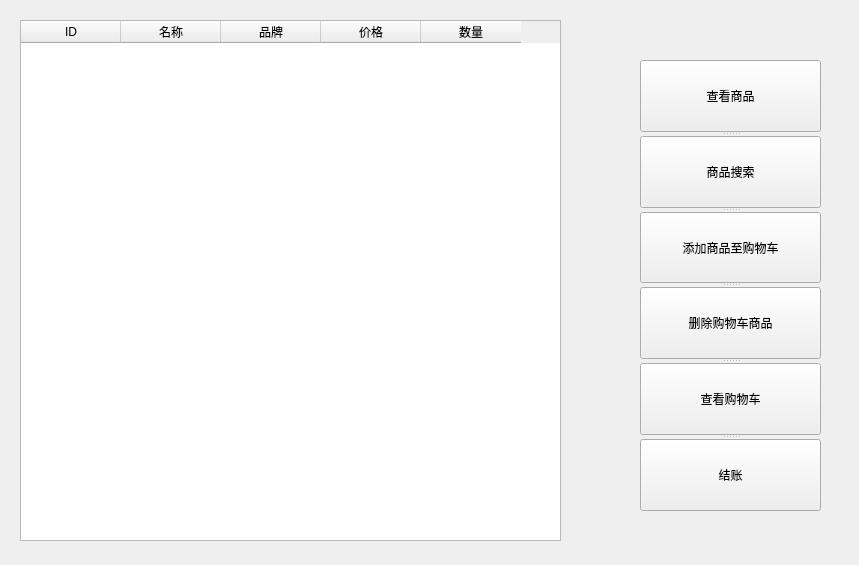
<?xml version="1.0" encoding="UTF-8"?>
<ui version="4.0">
 <class>usermenu</class>
 <widget class="QWidget" name="usermenu">
  <property name="geometry">
   <rect>
    <x>0</x>
    <y>0</y>
    <width>859</width>
    <height>565</height>
   </rect>
  </property>
  <property name="windowTitle">
   <string>用户菜单</string>
  </property>
  <widget class="QTableWidget" name="usertable">
   <property name="geometry">
    <rect>
     <x>20</x>
     <y>20</y>
     <width>541</width>
     <height>521</height>
    </rect>
   </property>
   <column>
    <property name="text">
     <string>ID</string>
    </property>
   </column>
   <column>
    <property name="text">
     <string>名称</string>
    </property>
   </column>
   <column>
    <property name="text">
     <string>品牌</string>
    </property>
   </column>
   <column>
    <property name="text">
     <string>价格</string>
    </property>
   </column>
   <column>
    <property name="text">
     <string>数量</string>
    </property>
   </column>
  </widget>
  <widget class="QSplitter" name="splitter">
   <property name="geometry">
    <rect>
     <x>640</x>
     <y>60</y>
     <width>181</width>
     <height>451</height>
    </rect>
   </property>
   <property name="orientation">
    <enum>Qt::Vertical</enum>
   </property>
   <widget class="QPushButton" name="print_user">
    <property name="text">
     <string>查看商品</string>
    </property>
   </widget>
   <widget class="QPushButton" name="search">
    <property name="text">
     <string>商品搜索</string>
    </property>
   </widget>
   <widget class="QPushButton" name="addcart">
    <property name="text">
     <string>添加商品至购物车</string>
    </property>
   </widget>
   <widget class="QPushButton" name="del_cart">
    <property name="text">
     <string>删除购物车商品</string>
    </property>
   </widget>
   <widget class="QPushButton" name="print_cart">
    <property name="text">
     <string>查看购物车</string>
    </property>
   </widget>
   <widget class="QPushButton" name="pay">
    <property name="text">
     <string>结账</string>
    </property>
   </widget>
  </widget>
 </widget>
 <layoutdefault spacing="6" margin="11"/>
 <resources/>
 <connections>
  <connection>
   <sender>print_user</sender>
   <signal>clicked()</signal>
   <receiver>usermenu</receiver>
   <slot>slot_printuser()</slot>
   <hints>
    <hint type="sourcelabel">
     <x>756</x>
     <y>91</y>
    </hint>
    <hint type="destinationlabel">
     <x>845</x>
     <y>94</y>
    </hint>
   </hints>
  </connection>
  <connection>
   <sender>search</sender>
   <signal>clicked()</signal>
   <receiver>usermenu</receiver>
   <slot>slot_search()</slot>
   <hints>
    <hint type="sourcelabel">
     <x>741</x>
     <y>174</y>
    </hint>
    <hint type="destinationlabel">
     <x>847</x>
     <y>167</y>
    </hint>
   </hints>
  </connection>
  <connection>
   <sender>addcart</sender>
   <signal>clicked()</signal>
   <receiver>usermenu</receiver>
   <slot>slot_add_cart()</slot>
   <hints>
    <hint type="sourcelabel">
     <x>718</x>
     <y>247</y>
    </hint>
    <hint type="destinationlabel">
     <x>848</x>
     <y>241</y>
    </hint>
   </hints>
  </connection>
  <connection>
   <sender>del_cart</sender>
   <signal>clicked()</signal>
   <receiver>usermenu</receiver>
   <slot>slot_del_cart()</slot>
   <hints>
    <hint type="sourcelabel">
     <x>745</x>
     <y>318</y>
    </hint>
    <hint type="destinationlabel">
     <x>846</x>
     <y>314</y>
    </hint>
   </hints>
  </connection>
  <connection>
   <sender>print_cart</sender>
   <signal>clicked()</signal>
   <receiver>usermenu</receiver>
   <slot>slot_print_cart()</slot>
   <hints>
    <hint type="sourcelabel">
     <x>753</x>
     <y>380</y>
    </hint>
    <hint type="destinationlabel">
     <x>846</x>
     <y>388</y>
    </hint>
   </hints>
  </connection>
  <connection>
   <sender>pay</sender>
   <signal>clicked()</signal>
   <receiver>usermenu</receiver>
   <slot>slot_pay()</slot>
   <hints>
    <hint type="sourcelabel">
     <x>739</x>
     <y>473</y>
    </hint>
    <hint type="destinationlabel">
     <x>843</x>
     <y>471</y>
    </hint>
   </hints>
  </connection>
 </connections>
 <slots>
  <slot>slot_printuser()</slot>
  <slot>slot_search()</slot>
  <slot>slot_add_cart()</slot>
  <slot>slot_del_cart()</slot>
  <slot>slot_print_cart()</slot>
  <slot>slot_pay()</slot>
 </slots>
</ui>
